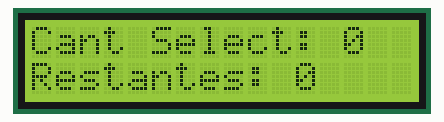
Recording of a sketch running on a simulated Arduino Uno, built with avr-gcc and run on an emulated ATmega328P. On the bench: 16×2 character LCD.

Above: at 0.1 s.
At 4.1 s:
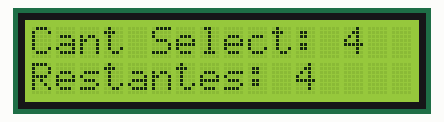
At 9.1 s:
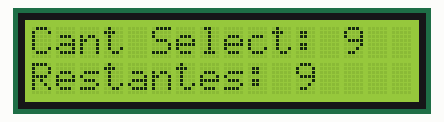
At 19.1 s:
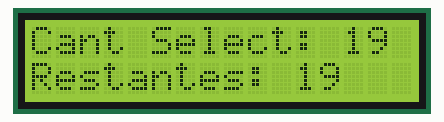
At 29.1 s:
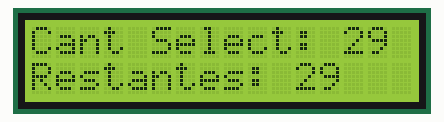
At 39.1 s:
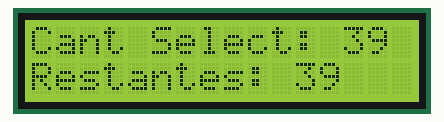

Measured:
- what the display in image 1 shows lasts 1.0 s, from 4.0 s to 5.0 s

The sketch:

codigo_pantalla.ino
```cpp
// include the library code:
#include <LiquidCrystal.h>

// initialize the library with the numbers of the interface pins
LiquidCrystal lcd(0, 1, 2, 3, 12, 13);

void setup() {
  // set up the LCD's number of columns and rows:
  lcd.begin(16, 2);
  // Cantidad de cartas seleccionadas por el usuario
  lcd.print("Cant Select:");
  // Cantidad de cartas del Deck restantes
  lcd.setCursor(0,1);
  lcd.print("Restantes:");

}

void loop() {
  // set the cursor to column 0, line 1
  // (note: line 1 is the second row, since counting begins with 0):
  lcd.setCursor(11, 1);
  // print the number of seconds since reset:
  lcd.print(millis() / 1000);

  lcd.setCursor(13, 0);
  // print the number of seconds since reset:
  lcd.print(millis() / 1000);
}
```
